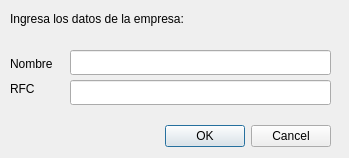
<?xml version="1.0" encoding="UTF-8"?>
<ui version="4.0">
 <class>Dialog</class>
 <widget class="QDialog" name="Dialog">
  <property name="geometry">
   <rect>
    <x>0</x>
    <y>0</y>
    <width>349</width>
    <height>158</height>
   </rect>
  </property>
  <property name="windowTitle">
   <string>Dialog</string>
  </property>
  <widget class="QDialogButtonBox" name="buttonBox">
   <property name="geometry">
    <rect>
     <x>150</x>
     <y>120</y>
     <width>181</width>
     <height>32</height>
    </rect>
   </property>
   <property name="orientation">
    <enum>Qt::Horizontal</enum>
   </property>
   <property name="standardButtons">
    <set>QDialogButtonBox::Cancel|QDialogButtonBox::Ok</set>
   </property>
  </widget>
  <widget class="QLabel" name="label">
   <property name="geometry">
    <rect>
     <x>10</x>
     <y>50</y>
     <width>56</width>
     <height>27</height>
    </rect>
   </property>
   <property name="text">
    <string>Nombre</string>
   </property>
  </widget>
  <widget class="QLabel" name="label_2">
   <property name="geometry">
    <rect>
     <x>10</x>
     <y>80</y>
     <width>27</width>
     <height>17</height>
    </rect>
   </property>
   <property name="text">
    <string>RFC</string>
   </property>
  </widget>
  <widget class="QLineEdit" name="txt_name">
   <property name="geometry">
    <rect>
     <x>70</x>
     <y>50</y>
     <width>261</width>
     <height>25</height>
    </rect>
   </property>
  </widget>
  <widget class="QLabel" name="label_3">
   <property name="geometry">
    <rect>
     <x>10</x>
     <y>10</y>
     <width>213</width>
     <height>17</height>
    </rect>
   </property>
   <property name="text">
    <string>Ingresa los datos de la empresa:</string>
   </property>
  </widget>
  <widget class="QLineEdit" name="txt_rfc">
   <property name="geometry">
    <rect>
     <x>70</x>
     <y>80</y>
     <width>261</width>
     <height>25</height>
    </rect>
   </property>
  </widget>
 </widget>
 <resources/>
 <connections>
  <connection>
   <sender>buttonBox</sender>
   <signal>accepted()</signal>
   <receiver>Dialog</receiver>
   <slot>accept()</slot>
   <hints>
    <hint type="sourcelabel">
     <x>248</x>
     <y>254</y>
    </hint>
    <hint type="destinationlabel">
     <x>157</x>
     <y>274</y>
    </hint>
   </hints>
  </connection>
  <connection>
   <sender>buttonBox</sender>
   <signal>rejected()</signal>
   <receiver>Dialog</receiver>
   <slot>reject()</slot>
   <hints>
    <hint type="sourcelabel">
     <x>316</x>
     <y>260</y>
    </hint>
    <hint type="destinationlabel">
     <x>286</x>
     <y>274</y>
    </hint>
   </hints>
  </connection>
 </connections>
</ui>
